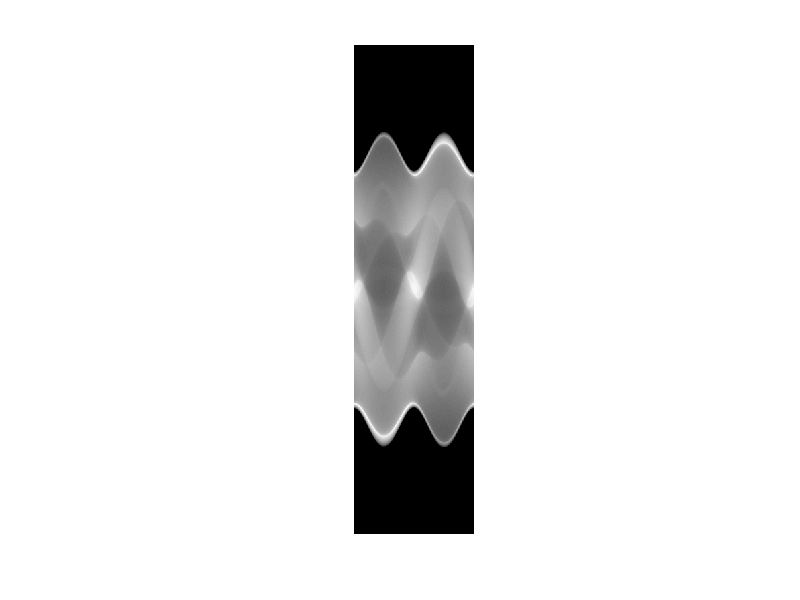

Here is the MATLAB script that generated this plot:
P=phantom('Modified Shepp-Logan',512);
theta=linspace(0,360,180);
[R,xp]=radon(P,theta);
imshow(R,[]);
% f=fopen('D:\workspace\Reconstruction\src\parallel.dat','w');
% fwrite(f,R,'float32');
% fclose(f);